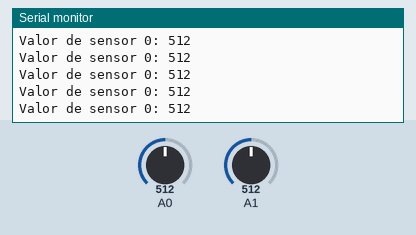
Recording of a sketch running on a simulated Arduino Uno, built with avr-gcc and run on an emulated ATmega328P. On the bench: the last lines printed to the serial monitor. Inputs (shaded band) come from the test bench; at power-on: A0 = 512, A1 = 512.

Above: at 6.2 s.
6.3 s: A0 set to 111
At 6.9 s:
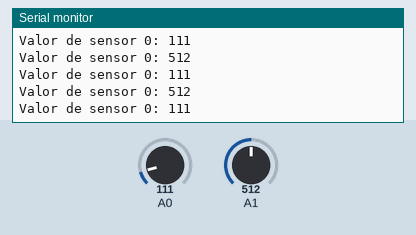
9.3 s: A0 set to 95
At 10.0 s:
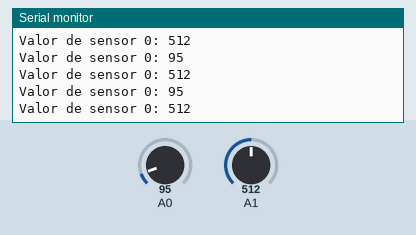
Timing chart, 0 to 12.3 s (numbered marks = the images above; inputs shaded):
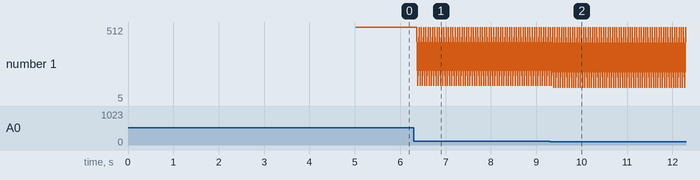

Measured:
- after the input at 6.3 s, the serial monitor: prints a new line after 0.09 s (image 1)
- after the input at 9.3 s, the serial monitor: prints a new line after 0.09 s (image 2)
- plotted number 1: 512 → 111 after the input at 6.3 s, 111 → 5 after the input at 9.3 s

The sketch:

Calibragem_dos_sensores.ino
```cpp
  int sensor0 = A5;
  int sensor1 = 1;
  int sensor2 = 2;
  int sensor3 = 3;

  int calibracao = 5;

void setup() {
  Serial.begin(9600);
  pinMode(sensor0,INPUT);
  pinMode(sensor1,INPUT);
  pinMode(sensor2,INPUT);
  pinMode(sensor3,INPUT);

  Serial.print("Calibrando o sensor...");
    for(int i = 0; i < calibracao; i++){
      Serial.print(".");
      delay(1000);
    }
    Serial.println("Sensor Ativado");
}

void loop() {
  sensor0 = analogRead(sensor0);
  Serial.print("Valor de sensor 0: ");
  Serial.println(sensor0);

//  sensor1 = analogRead(sensor1);
//  Serial.print("Valor de sensor 1: ");
//  Serial.println(sensor1);
//
//  sensor2 = digitalRead(sensor2);
//  Serial.print("Valor de sensor 2: ");
//  Serial.println(sensor2);
//
//  sensor3 = digitalRead(sensor3);
//  Serial.print("Valor de sensor 3: ");
//  Serial.println(sensor3);
}
```
